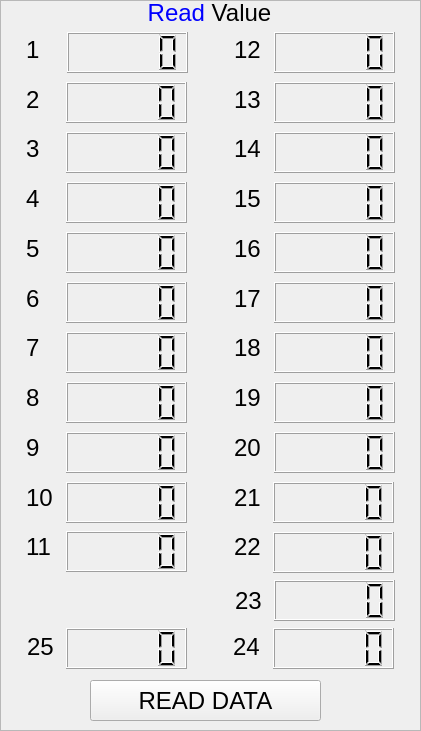
        <widget class="QFrame" name="frame_6">
         <property name="geometry">
          <rect>
           <x>10</x>
           <y>151</y>
           <width>421</width>
           <height>731</height>
          </rect>
         </property>
         <property name="frameShape">
          <enum>QFrame::StyledPanel</enum>
         </property>
         <property name="frameShadow">
          <enum>QFrame::Raised</enum>
         </property>
         <widget class="QLabel" name="label_67">
          <property name="geometry">
           <rect>
            <x>39</x>
            <y>-7</y>
            <width>341</width>
            <height>41</height>
           </rect>
          </property>
          <property name="palette">
           <palette>
            <active>
             <colorrole role="WindowText">
              <brush brushstyle="SolidPattern">
               <color alpha="255">
                <red>0</red>
                <green>0</green>
                <blue>0</blue>
               </color>
              </brush>
             </colorrole>
             <colorrole role="Button">
              <brush brushstyle="SolidPattern">
               <color alpha="255">
                <red>0</red>
                <green>0</green>
                <blue>0</blue>
               </color>
              </brush>
             </colorrole>
             <colorrole role="Light">
              <brush brushstyle="SolidPattern">
               <color alpha="255">
                <red>0</red>
                <green>0</green>
                <blue>0</blue>
               </color>
              </brush>
             </colorrole>
             <colorrole role="Midlight">
              <brush brushstyle="SolidPattern">
               <color alpha="255">
                <red>0</red>
                <green>0</green>
                <blue>0</blue>
               </color>
              </brush>
             </colorrole>
             <colorrole role="Dark">
              <brush brushstyle="SolidPattern">
               <color alpha="255">
                <red>0</red>
                <green>0</green>
                <blue>0</blue>
               </color>
              </brush>
             </colorrole>
             <colorrole role="Mid">
              <brush brushstyle="SolidPattern">
               <color alpha="255">
                <red>0</red>
                <green>0</green>
                <blue>0</blue>
               </color>
              </brush>
             </colorrole>
             <colorrole role="Text">
              <brush brushstyle="SolidPattern">
               <color alpha="255">
                <red>255</red>
                <green>255</green>
                <blue>255</blue>
               </color>
              </brush>
             </colorrole>
             <colorrole role="BrightText">
              <brush brushstyle="SolidPattern">
               <color alpha="255">
                <red>255</red>
                <green>255</green>
                <blue>255</blue>
               </color>
              </brush>
             </colorrole>
             <colorrole role="ButtonText">
              <brush brushstyle="SolidPattern">
               <color alpha="255">
                <red>255</red>
                <green>255</green>
                <blue>255</blue>
               </color>
              </brush>
             </colorrole>
             <colorrole role="Base">
              <brush brushstyle="SolidPattern">
               <color alpha="255">
                <red>0</red>
                <green>0</green>
                <blue>0</blue>
               </color>
              </brush>
             </colorrole>
             <colorrole role="Window">
              <brush brushstyle="SolidPattern">
               <color alpha="255">
                <red>0</red>
                <green>0</green>
                <blue>0</blue>
               </color>
              </brush>
             </colorrole>
             <colorrole role="Shadow">
              <brush brushstyle="SolidPattern">
               <color alpha="255">
                <red>0</red>
                <green>0</green>
                <blue>0</blue>
               </color>
              </brush>
             </colorrole>
             <colorrole role="AlternateBase">
              <brush brushstyle="SolidPattern">
               <color alpha="255">
                <red>0</red>
                <green>0</green>
                <blue>0</blue>
               </color>
              </brush>
             </colorrole>
             <colorrole role="ToolTipBase">
              <brush brushstyle="SolidPattern">
               <color alpha="255">
                <red>255</red>
                <green>255</green>
                <blue>220</blue>
               </color>
              </brush>
             </colorrole>
             <colorrole role="ToolTipText">
              <brush brushstyle="SolidPattern">
               <color alpha="255">
                <red>170</red>
                <green>0</green>
                <blue>0</blue>
               </color>
              </brush>
             </colorrole>
            </active>
            <inactive>
             <colorrole role="WindowText">
              <brush brushstyle="SolidPattern">
               <color alpha="255">
                <red>0</red>
                <green>0</green>
                <blue>0</blue>
               </color>
              </brush>
             </colorrole>
             <colorrole role="Button">
              <brush brushstyle="SolidPattern">
               <color alpha="255">
                <red>0</red>
                <green>0</green>
                <blue>0</blue>
               </color>
              </brush>
             </colorrole>
             <colorrole role="Light">
              <brush brushstyle="SolidPattern">
               <color alpha="255">
                <red>0</red>
                <green>0</green>
                <blue>0</blue>
               </color>
              </brush>
             </colorrole>
             <colorrole role="Midlight">
              <brush brushstyle="SolidPattern">
               <color alpha="255">
                <red>0</red>
                <green>0</green>
                <blue>0</blue>
               </color>
              </brush>
             </colorrole>
             <colorrole role="Dark">
              <brush brushstyle="SolidPattern">
               <color alpha="255">
                <red>0</red>
                <green>0</green>
                <blue>0</blue>
               </color>
              </brush>
             </colorrole>
             <colorrole role="Mid">
              <brush brushstyle="SolidPattern">
               <color alpha="255">
                <red>0</red>
                <green>0</green>
                <blue>0</blue>
               </color>
              </brush>
             </colorrole>
             <colorrole role="Text">
              <brush brushstyle="SolidPattern">
               <color alpha="255">
                <red>255</red>
                <green>255</green>
                <blue>255</blue>
               </color>
              </brush>
             </colorrole>
             <colorrole role="BrightText">
              <brush brushstyle="SolidPattern">
               <color alpha="255">
                <red>255</red>
                <green>255</green>
                <blue>255</blue>
               </color>
              </brush>
             </colorrole>
             <colorrole role="ButtonText">
              <brush brushstyle="SolidPattern">
               <color alpha="255">
                <red>255</red>
                <green>255</green>
                <blue>255</blue>
               </color>
              </brush>
             </colorrole>
             <colorrole role="Base">
              <brush brushstyle="SolidPattern">
               <color alpha="255">
                <red>0</red>
                <green>0</green>
                <blue>0</blue>
               </color>
              </brush>
             </colorrole>
             <colorrole role="Window">
              <brush brushstyle="SolidPattern">
               <color alpha="255">
                <red>0</red>
                <green>0</green>
                <blue>0</blue>
               </color>
              </brush>
             </colorrole>
             <colorrole role="Shadow">
              <brush brushstyle="SolidPattern">
               <color alpha="255">
                <red>0</red>
                <green>0</green>
                <blue>0</blue>
               </color>
              </brush>
             </colorrole>
             <colorrole role="AlternateBase">
              <brush brushstyle="SolidPattern">
               <color alpha="255">
                <red>0</red>
                <green>0</green>
                <blue>0</blue>
               </color>
              </brush>
             </colorrole>
             <colorrole role="ToolTipBase">
              <brush brushstyle="SolidPattern">
               <color alpha="255">
                <red>255</red>
                <green>255</green>
                <blue>220</blue>
               </color>
              </brush>
             </colorrole>
             <colorrole role="ToolTipText">
              <brush brushstyle="SolidPattern">
               <color alpha="255">
                <red>170</red>
                <green>0</green>
                <blue>0</blue>
               </color>
              </brush>
             </colorrole>
            </inactive>
            <disabled>
             <colorrole role="WindowText">
              <brush brushstyle="SolidPattern">
               <color alpha="255">
                <red>0</red>
                <green>0</green>
                <blue>0</blue>
               </color>
              </brush>
             </colorrole>
             <colorrole role="Button">
              <brush brushstyle="SolidPattern">
               <color alpha="255">
                <red>0</red>
                <green>0</green>
                <blue>0</blue>
               </color>
              </brush>
             </colorrole>
             <colorrole role="Light">
              <brush brushstyle="SolidPattern">
               <color alpha="255">
                <red>0</red>
                <green>0</green>
                <blue>0</blue>
               </color>
              </brush>
             </colorrole>
             <colorrole role="Midlight">
              <brush brushstyle="SolidPattern">
               <color alpha="255">
                <red>0</red>
                <green>0</green>
                <blue>0</blue>
               </color>
              </brush>
             </colorrole>
             <colorrole role="Dark">
              <brush brushstyle="SolidPattern">
               <color alpha="255">
                <red>0</red>
                <green>0</green>
                <blue>0</blue>
               </color>
              </brush>
             </colorrole>
             <colorrole role="Mid">
              <brush brushstyle="SolidPattern">
               <color alpha="255">
                <red>0</red>
                <green>0</green>
                <blue>0</blue>
               </color>
              </brush>
             </colorrole>
             <colorrole role="Text">
              <brush brushstyle="SolidPattern">
               <color alpha="255">
                <red>0</red>
                <green>0</green>
                <blue>0</blue>
               </color>
              </brush>
             </colorrole>
             <colorrole role="BrightText">
              <brush brushstyle="SolidPattern">
               <color alpha="255">
                <red>255</red>
                <green>255</green>
                <blue>255</blue>
               </color>
              </brush>
             </colorrole>
             <colorrole role="ButtonText">
              <brush brushstyle="SolidPattern">
               <color alpha="255">
                <red>0</red>
                <green>0</green>
                <blue>0</blue>
               </color>
              </brush>
             </colorrole>
             <colorrole role="Base">
              <brush brushstyle="SolidPattern">
               <color alpha="255">
                <red>0</red>
                <green>0</green>
                <blue>0</blue>
               </color>
              </brush>
             </colorrole>
             <colorrole role="Window">
              <brush brushstyle="SolidPattern">
               <color alpha="255">
                <red>0</red>
                <green>0</green>
                <blue>0</blue>
               </color>
              </brush>
             </colorrole>
             <colorrole role="Shadow">
              <brush brushstyle="SolidPattern">
               <color alpha="255">
                <red>0</red>
                <green>0</green>
                <blue>0</blue>
               </color>
              </brush>
             </colorrole>
             <colorrole role="AlternateBase">
              <brush brushstyle="SolidPattern">
               <color alpha="255">
                <red>0</red>
                <green>0</green>
                <blue>0</blue>
               </color>
              </brush>
             </colorrole>
             <colorrole role="ToolTipBase">
              <brush brushstyle="SolidPattern">
               <color alpha="255">
                <red>255</red>
                <green>255</green>
                <blue>220</blue>
               </color>
              </brush>
             </colorrole>
             <colorrole role="ToolTipText">
              <brush brushstyle="SolidPattern">
               <color alpha="255">
                <red>170</red>
                <green>0</green>
                <blue>0</blue>
               </color>
              </brush>
             </colorrole>
            </disabled>
           </palette>
          </property>
          <property name="font">
           <font>
            <pointsize>16</pointsize>
            <weight>50</weight>
            <italic>false</italic>
            <bold>false</bold>
           </font>
          </property>
          <property name="text">
           <string>&lt;html&gt;&lt;head/&gt;&lt;body&gt;&lt;p align=&quot;center&quot;&gt;&lt;span style=&quot; font-size:18pt; color:#0000ff;&quot;&gt;Read&lt;/span&gt;&lt;span style=&quot; font-size:18pt;&quot;&gt; Value&lt;/span&gt;&lt;/p&gt;&lt;/body&gt;&lt;/html&gt;</string>
          </property>
         </widget>
         <widget class="QPushButton" name="read_data">
          <property name="geometry">
           <rect>
            <x>90</x>
            <y>680</y>
            <width>231</width>
            <height>41</height>
           </rect>
          </property>
          <property name="palette">
           <palette>
            <active>
             <colorrole role="Midlight">
              <brush brushstyle="SolidPattern">
               <color alpha="255">
                <red>233</red>
                <green>231</green>
                <blue>227</blue>
               </color>
              </brush>
             </colorrole>
             <colorrole role="Base">
              <brush brushstyle="SolidPattern">
               <color alpha="255">
                <red>255</red>
                <green>255</green>
                <blue>255</blue>
               </color>
              </brush>
             </colorrole>
            </active>
            <inactive>
             <colorrole role="Midlight">
              <brush brushstyle="SolidPattern">
               <color alpha="255">
                <red>170</red>
                <green>0</green>
                <blue>0</blue>
               </color>
              </brush>
             </colorrole>
             <colorrole role="Base">
              <brush brushstyle="SolidPattern">
               <color alpha="255">
                <red>255</red>
                <green>255</green>
                <blue>255</blue>
               </color>
              </brush>
             </colorrole>
            </inactive>
            <disabled>
             <colorrole role="Midlight">
              <brush brushstyle="SolidPattern">
               <color alpha="255">
                <red>233</red>
                <green>231</green>
                <blue>227</blue>
               </color>
              </brush>
             </colorrole>
             <colorrole role="Base">
              <brush brushstyle="SolidPattern">
               <color alpha="255">
                <red>255</red>
                <green>255</green>
                <blue>127</blue>
               </color>
              </brush>
             </colorrole>
            </disabled>
           </palette>
          </property>
          <property name="font">
           <font>
            <pointsize>18</pointsize>
           </font>
          </property>
          <property name="text">
           <string>READ DATA</string>
          </property>
         </widget>
         <widget class="QLCDNumber" name="lcd_read_joint_1">
          <property name="geometry">
           <rect>
            <x>67</x>
            <y>32</y>
            <width>121</width>
            <height>41</height>
           </rect>
          </property>
         </widget>
         <widget class="QLCDNumber" name="lcd_read_joint_2">
          <property name="geometry">
           <rect>
            <x>66</x>
            <y>82</y>
            <width>121</width>
            <height>41</height>
           </rect>
          </property>
         </widget>
         <widget class="QLCDNumber" name="lcd_read_joint_3">
          <property name="geometry">
           <rect>
            <x>66</x>
            <y>132</y>
            <width>121</width>
            <height>41</height>
           </rect>
          </property>
         </widget>
         <widget class="QLCDNumber" name="lcd_read_joint_4">
          <property name="geometry">
           <rect>
            <x>66</x>
            <y>182</y>
            <width>121</width>
            <height>41</height>
           </rect>
          </property>
         </widget>
         <widget class="QLCDNumber" name="lcd_read_joint_5">
          <property name="geometry">
           <rect>
            <x>66</x>
            <y>232</y>
            <width>121</width>
            <height>41</height>
           </rect>
          </property>
         </widget>
         <widget class="QLCDNumber" name="lcd_read_joint_6">
          <property name="geometry">
           <rect>
            <x>66</x>
            <y>282</y>
            <width>121</width>
            <height>41</height>
           </rect>
          </property>
         </widget>
         <widget class="QLCDNumber" name="lcd_read_joint_7">
          <property name="geometry">
           <rect>
            <x>66</x>
            <y>332</y>
            <width>121</width>
            <height>41</height>
           </rect>
          </property>
         </widget>
         <widget class="QLCDNumber" name="lcd_read_joint_8">
          <property name="geometry">
           <rect>
            <x>66</x>
            <y>382</y>
            <width>121</width>
            <height>41</height>
           </rect>
          </property>
         </widget>
         <widget class="QLCDNumber" name="lcd_read_joint_9">
          <property name="geometry">
           <rect>
            <x>66</x>
            <y>432</y>
            <width>121</width>
            <height>41</height>
           </rect>
          </property>
         </widget>
         <widget class="QLCDNumber" name="lcd_read_joint_10">
          <property name="geometry">
           <rect>
            <x>66</x>
            <y>482</y>
            <width>121</width>
            <height>41</height>
           </rect>
          </property>
         </widget>
         <widget class="QLCDNumber" name="lcd_read_joint_11">
          <property name="geometry">
           <rect>
            <x>66</x>
            <y>531</y>
            <width>121</width>
            <height>41</height>
           </rect>
          </property>
         </widget>
         <widget class="QLCDNumber" name="lcd_read_joint_12">
          <property name="geometry">
           <rect>
            <x>274</x>
            <y>32</y>
            <width>121</width>
            <height>41</height>
           </rect>
          </property>
         </widget>
         <widget class="QLCDNumber" name="lcd_read_joint_13">
          <property name="geometry">
           <rect>
            <x>274</x>
            <y>82</y>
            <width>121</width>
            <height>41</height>
           </rect>
          </property>
         </widget>
         <widget class="QLCDNumber" name="lcd_read_joint_14">
          <property name="geometry">
           <rect>
            <x>274</x>
            <y>132</y>
            <width>121</width>
            <height>41</height>
           </rect>
          </property>
         </widget>
         <widget class="QLCDNumber" name="lcd_read_joint_15">
          <property name="geometry">
           <rect>
            <x>274</x>
            <y>182</y>
            <width>121</width>
            <height>41</height>
           </rect>
          </property>
         </widget>
         <widget class="QLCDNumber" name="lcd_read_joint_16">
          <property name="geometry">
           <rect>
            <x>274</x>
            <y>232</y>
            <width>121</width>
            <height>41</height>
           </rect>
          </property>
         </widget>
         <widget class="QLCDNumber" name="lcd_read_joint_17">
          <property name="geometry">
           <rect>
            <x>274</x>
            <y>282</y>
            <width>121</width>
            <height>41</height>
           </rect>
          </property>
         </widget>
         <widget class="QLCDNumber" name="lcd_read_joint_18">
          <property name="geometry">
           <rect>
            <x>274</x>
            <y>332</y>
            <width>121</width>
            <height>41</height>
           </rect>
          </property>
         </widget>
         <widget class="QLCDNumber" name="lcd_read_joint_19">
          <property name="geometry">
           <rect>
            <x>274</x>
            <y>382</y>
            <width>121</width>
            <height>41</height>
           </rect>
          </property>
         </widget>
         <widget class="QLCDNumber" name="lcd_read_joint_20">
          <property name="geometry">
           <rect>
            <x>274</x>
            <y>432</y>
            <width>121</width>
            <height>41</height>
           </rect>
          </property>
         </widget>
         <widget class="QWidget" name="verticalLayoutWidget">
          <property name="geometry">
           <rect>
            <x>234</x>
            <y>28</y>
            <width>41</width>
            <height>541</height>
           </rect>
          </property>
          <layout class="QVBoxLayout" name="verticalLayout">
           <item>
            <widget class="QLabel" name="label_5">
             <property name="font">
              <font>
               <pointsize>18</pointsize>
              </font>
             </property>
             <property name="text">
              <string>12</string>
             </property>
            </widget>
           </item>
           <item>
            <widget class="QLabel" name="label_7">
             <property name="font">
              <font>
               <pointsize>18</pointsize>
              </font>
             </property>
             <property name="text">
              <string>13</string>
             </property>
            </widget>
           </item>
           <item>
            <widget class="QLabel" name="label_4">
             <property name="font">
              <font>
               <pointsize>18</pointsize>
              </font>
             </property>
             <property name="text">
              <string>14</string>
             </property>
            </widget>
           </item>
           <item>
            <widget class="QLabel" name="label_12">
             <property name="font">
              <font>
               <pointsize>18</pointsize>
              </font>
             </property>
             <property name="text">
              <string>15</string>
             </property>
            </widget>
           </item>
           <item>
            <widget class="QLabel" name="label_9">
             <property name="font">
              <font>
               <pointsize>18</pointsize>
              </font>
             </property>
             <property name="text">
              <string>16</string>
             </property>
            </widget>
           </item>
           <item>
            <widget class="QLabel" name="label_8">
             <property name="font">
              <font>
               <pointsize>18</pointsize>
              </font>
             </property>
             <property name="text">
              <string>17</string>
             </property>
            </widget>
           </item>
           <item>
            <widget class="QLabel" name="label_3">
             <property name="font">
              <font>
               <pointsize>18</pointsize>
              </font>
             </property>
             <property name="text">
              <string>18</string>
             </property>
            </widget>
           </item>
           <item>
            <widget class="QLabel" name="label_11">
             <property name="font">
              <font>
               <pointsize>18</pointsize>
              </font>
             </property>
             <property name="text">
              <string>19</string>
             </property>
            </widget>
           </item>
           <item>
            <widget class="QLabel" name="label_2">
             <property name="font">
              <font>
               <pointsize>18</pointsize>
              </font>
             </property>
             <property name="text">
              <string>20</string>
             </property>
            </widget>
           </item>
           <item>
            <widget class="QLabel" name="label_10">
             <property name="font">
              <font>
               <pointsize>18</pointsize>
              </font>
             </property>
             <property name="text">
              <string>21</string>
             </property>
            </widget>
           </item>
           <item>
            <widget class="QLabel" name="label_23">
             <property name="font">
              <font>
               <pointsize>18</pointsize>
              </font>
             </property>
             <property name="text">
              <string>22</string>
             </property>
            </widget>
           </item>
          </layout>
         </widget>
         <widget class="QWidget" name="verticalLayoutWidget_2">
          <property name="geometry">
           <rect>
            <x>26</x>
            <y>28</y>
            <width>33</width>
            <height>541</height>
           </rect>
          </property>
          <layout class="QVBoxLayout" name="verticalLayout_2">
           <item>
            <widget class="QLabel" name="label_13">
             <property name="font">
              <font>
               <pointsize>18</pointsize>
              </font>
             </property>
             <property name="text">
              <string>1</string>
             </property>
            </widget>
           </item>
           <item>
            <widget class="QLabel" name="label_14">
             <property name="font">
              <font>
               <pointsize>18</pointsize>
              </font>
             </property>
             <property name="text">
              <string>2</string>
             </property>
            </widget>
           </item>
           <item>
            <widget class="QLabel" name="label_15">
             <property name="font">
              <font>
               <pointsize>18</pointsize>
              </font>
             </property>
             <property name="text">
              <string>3</string>
             </property>
            </widget>
           </item>
           <item>
            <widget class="QLabel" name="label_16">
             <property name="font">
              <font>
               <pointsize>18</pointsize>
              </font>
             </property>
             <property name="text">
              <string>4</string>
             </property>
            </widget>
           </item>
           <item>
            <widget class="QLabel" name="label_17">
             <property name="font">
              <font>
               <pointsize>18</pointsize>
              </font>
             </property>
             <property name="text">
              <string>5</string>
             </property>
            </widget>
           </item>
           <item>
            <widget class="QLabel" name="label_18">
             <property name="font">
              <font>
               <pointsize>18</pointsize>
              </font>
             </property>
             <property name="text">
              <string>6</string>
             </property>
            </widget>
           </item>
           <item>
            <widget class="QLabel" name="label_19">
             <property name="font">
              <font>
               <pointsize>18</pointsize>
              </font>
             </property>
             <property name="text">
              <string>7</string>
             </property>
            </widget>
           </item>
           <item>
            <widget class="QLabel" name="label_20">
             <property name="font">
              <font>
               <pointsize>18</pointsize>
              </font>
             </property>
             <property name="text">
              <string>8</string>
             </property>
            </widget>
           </item>
           <item>
            <widget class="QLabel" name="label_21">
             <property name="font">
              <font>
               <pointsize>18</pointsize>
              </font>
             </property>
             <property name="text">
              <string>9</string>
             </property>
            </widget>
           </item>
           <item>
            <widget class="QLabel" name="label_22">
             <property name="font">
              <font>
               <pointsize>18</pointsize>
              </font>
             </property>
             <property name="text">
              <string>10</string>
             </property>
            </widget>
           </item>
           <item>
            <widget class="QLabel" name="label_24">
             <property name="font">
              <font>
               <pointsize>18</pointsize>
              </font>
             </property>
             <property name="text">
              <string>11</string>
             </property>
            </widget>
           </item>
          </layout>
         </widget>
         <widget class="QLCDNumber" name="lcd_read_joint_21">
          <property name="geometry">
           <rect>
            <x>273</x>
            <y>482</y>
            <width>121</width>
            <height>41</height>
           </rect>
          </property>
         </widget>
         <widget class="QLCDNumber" name="lcd_read_joint_22">
          <property name="geometry">
           <rect>
            <x>273</x>
            <y>532</y>
            <width>121</width>
            <height>41</height>
           </rect>
          </property>
         </widget>
         <widget class="QLabel" name="label_29">
          <property name="geometry">
           <rect>
            <x>235</x>
            <y>579</y>
            <width>31</width>
            <height>44</height>
           </rect>
          </property>
          <property name="font">
           <font>
            <pointsize>18</pointsize>
           </font>
          </property>
          <property name="text">
           <string>23</string>
          </property>
         </widget>
         <widget class="QLabel" name="label_61">
          <property name="geometry">
           <rect>
            <x>27</x>
            <y>625</y>
            <width>31</width>
            <height>44</height>
           </rect>
          </property>
          <property name="font">
           <font>
            <pointsize>18</pointsize>
           </font>
          </property>
          <property name="text">
           <string>25</string>
          </property>
         </widget>
         <widget class="QLabel" name="label_85">
          <property name="geometry">
           <rect>
            <x>233</x>
            <y>625</y>
            <width>31</width>
            <height>44</height>
           </rect>
          </property>
          <property name="font">
           <font>
            <pointsize>18</pointsize>
           </font>
          </property>
          <property name="text">
           <string>24</string>
          </property>
         </widget>
         <widget class="QLCDNumber" name="lcd_read_joint_23">
          <property name="geometry">
           <rect>
            <x>274</x>
            <y>580</y>
            <width>121</width>
            <height>41</height>
           </rect>
          </property>
         </widget>
         <widget class="QLCDNumber" name="lcd_read_joint_24">
          <property name="geometry">
           <rect>
            <x>273</x>
            <y>628</y>
            <width>121</width>
            <height>41</height>
           </rect>
          </property>
         </widget>
         <widget class="QLCDNumber" name="lcd_read_joint_25">
          <property name="geometry">
           <rect>
            <x>66</x>
            <y>628</y>
            <width>121</width>
            <height>41</height>
           </rect>
          </property>
         </widget>
        </widget>
